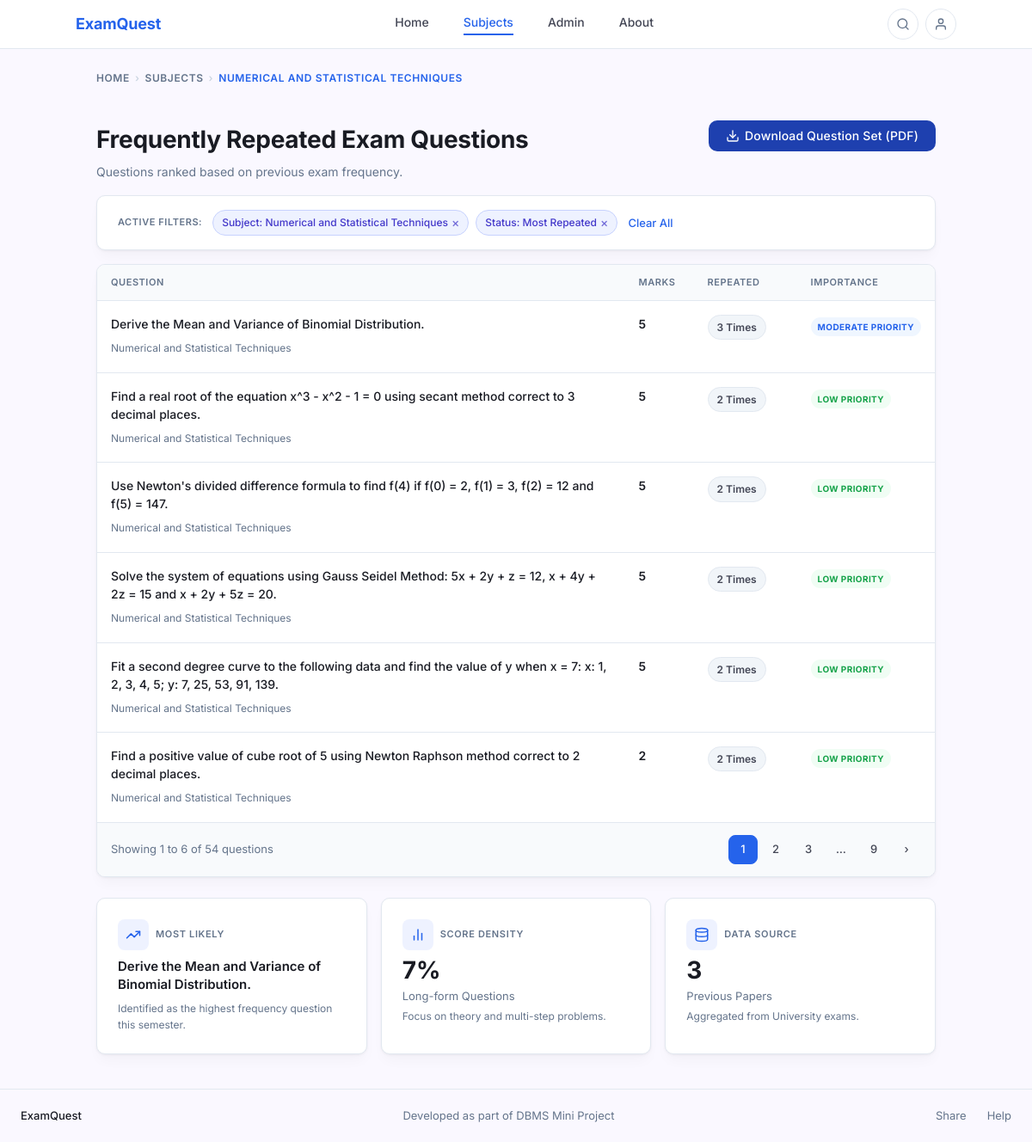
Screenshot of /questions.php?subject_id=12 with the database file from the repository.
### tables this page shows
CREATE TABLE subject (
    subject_id   INT AUTO_INCREMENT PRIMARY KEY,
    subject_name VARCHAR(200) NOT NULL,
    semester     VARCHAR(10)  NOT NULL,
    subject_type VARCHAR(50)  NOT NULL DEFAULT 'Core Subject',
    syllabus_id  INT NOT NULL,
    branch_id    INT NOT NULL,
    UNIQUE KEY uq_subject (subject_name(150), semester, syllabus_id, branch_id),
    FOREIGN KEY (syllabus_id) REFERENCES syllabus(syllabus_id) ON DELETE CASCADE,
    FOREIGN KEY (branch_id)   REFERENCES branch(branch_id)     ON DELETE CASCADE
);

CREATE TABLE questions (
    question_id   INT AUTO_INCREMENT PRIMARY KEY,
    subject_id    INT         NOT NULL,
    question_text MEDIUMTEXT  NOT NULL,
    marks         INT         NOT NULL DEFAULT 0,
    frequency     INT         NOT NULL DEFAULT 1,
    UNIQUE KEY uq_question (subject_id, question_text(500)),
    FOREIGN KEY (subject_id) REFERENCES subject(subject_id) ON DELETE CASCADE
);

### questions.php (the view, shortened to what this page needs)
<?php
require_once 'db.php';
$subject_id  = intval($_GET['subject_id']  ?? 0);
$syllabus_id = intval($_GET['syllabus_id'] ?? 0);
$branch_id   = intval($_GET['branch_id']   ?? 0);
$semester    = trim($_GET['semester']       ?? '');
$page        = max(1, intval($_GET['page'] ?? 1));
$stmt = $conn->prepare('
    SELECT s.subject_name, s.semester, s.subject_type,
           sy.regulation_year, b.branch_name,
           s.syllabus_id, s.branch_id
    FROM subject s
    JOIN syllabus sy ON sy.syllabus_id = s.syllabus_id
    JOIN branch   b  ON b.branch_id   = s.branch_id
    WHERE s.subject_id = ?
');
$stmt->bind_param('i', $subject_id);
$stmt->execute();
$subject_info = $stmt->get_result()->fetch_assoc();
if ($syllabus_id <= 0) $syllabus_id = intval($subject_info['syllabus_id']);
if ($branch_id   <= 0) $branch_id   = intval($subject_info['branch_id']);
if ($semester === '')  $semester    = $subject_info['semester'];
$stmt = $conn->prepare('SELECT COUNT(*) AS total FROM questions WHERE subject_id = ?');
$stmt->bind_param('i', $subject_id);
$stmt->execute();
$total_questions = intval($stmt->get_result()->fetch_assoc()['total']);
$total_pages = $total_questions > 0 ? (int)ceil($total_questions / PER_PAGE) : 1;
$page = min($page, $total_pages);
$offset = ($page - 1) * PER_PAGE;
$stmt = $conn->prepare('
    SELECT question_id, question_text, marks, frequency
    FROM questions
    WHERE subject_id = ?
    ORDER BY frequency DESC, marks DESC
    LIMIT ? OFFSET ?
');
$stmt->bind_param('iii', $subject_id, PER_PAGE, $offset);
$stmt->execute();
$questions_result = $stmt->get_result();
$questions = [];
while ($row = $questions_result->fetch_assoc()) {
    $questions[] = $row;
}
function getImportance(int $freq): array {
    if ($freq >= 3) return ['label' => 'MODERATE PRIORITY', 'class' => 'badge--blue'];
    return              ['label' => 'LOW PRIORITY',         'class' => 'badge--green'];
}
function getRepeatedLabel(int $freq): string {
    return $freq === 1 ? '1 Time' : $freq . ' Times';
}
$stmt = $conn->prepare('SELECT COUNT(*) AS cnt FROM questions WHERE subject_id = ? AND marks >= 10');
$stmt->bind_param('i', $subject_id);
$stmt->execute();
$long_form_count = intval($stmt->get_result()->fetch_assoc()['cnt']);
$long_form_pct = $total_questions > 0 ? round(($long_form_count / $total_questions) * 100) : 0;
$stmt = $conn->prepare('SELECT MAX(frequency) AS max_freq FROM questions WHERE subject_id = ?');
$stmt->bind_param('i', $subject_id);
$stmt->execute();
$max_freq = intval($stmt->get_result()->fetch_assoc()['max_freq']);
$stmt = $conn->prepare('SELECT question_text FROM questions WHERE subject_id = ? ORDER BY frequency DESC LIMIT 1');
$stmt->bind_param('i', $subject_id);
$stmt->execute();
$top_row = $stmt->get_result()->fetch_assoc();
$top_topic = $top_row ? (strlen($top_row['question_text']) > 60 ? substr($top_row['question_text'], 0, 60) . '…' : $top_row['question_text']) : 'N/A';
function pageUrl(int $p): string {
    $params = $_GET;
    $params['page'] = $p;
    return '?' . http_build_query($params);
}
?>
<!DOCTYPE html>
<html lang="en">
<head>
    <link rel="stylesheet" href="style.css">
</head>
<body>
<nav class="nav">
    <div class="nav__inner">
        <a href="index.php" class="nav__brand">ExamQuest</a>
        <div class="nav__links">
            <a href="index.php">Home</a>
            <a href="subject.php?syllabus_id=<?= $syllabus_id ?>&branch_id=<?= $branch_id ?>&semester=<?= urlencode($semester) ?>" class="active">Subjects</a>
            <a href="admin.php">Admin</a>
            <a href="about.php">About</a>
        </div>
        <div class="nav__actions">
            <button class="nav__icon-btn" title="Search" aria-label="Search">
                <svg xmlns="http://www.w3.org/2000/svg" width="16" height="16" viewBox="0 0 24 24" fill="none" stroke="currentColor" stroke-width="2" stroke-linecap="round" stroke-linejoin="round"><circle cx="11" cy="11" r="8"/><line x1="21" y1="21" x2="16.65" y2="16.65"/></svg>
            </button>
            <button class="nav__icon-btn" title="Account" aria-label="Account">
                <svg xmlns="http://www.w3.org/2000/svg" width="16" height="16" viewBox="0 0 24 24" fill="none" stroke="currentColor" stroke-width="2" stroke-linecap="round" stroke-linejoin="round"><path d="M20 21v-2a4 4 0 0 0-4-4H8a4 4 0 0 0-4 4v2"/><circle cx="12" cy="7" r="4"/></svg>
            </button>
        </div>
    </div>
</nav>
<main>
    <div class="container questions-layout">
        <nav class="breadcrumb" aria-label="Breadcrumb">
            <a href="index.php">Home</a>
            <span class="breadcrumb__sep">›</span>
            <a href="subject.php?syllabus_id=<?= $syllabus_id ?>&branch_id=<?= $branch_id ?>&semester=<?= urlencode($semester) ?>">Subjects</a>
            <span class="breadcrumb__sep">›</span>
            <span class="breadcrumb__current"><?= htmlspecialchars(strtoupper($subject_info['subject_name']), ENT_QUOTES, 'UTF-8') ?></span>
        </nav>
        <div class="page-header">
            <div>
                <h1>Frequently Repeated Exam Questions</h1>
                <p>Questions ranked based on previous exam frequency.</p>
            </div>
            <a href="generate_pdf.php?subject_id=<?= $subject_id ?>" class="btn btn--pdf">
                <svg xmlns="http://www.w3.org/2000/svg" width="16" height="16" viewBox="0 0 24 24" fill="none" stroke="currentColor" stroke-width="2" stroke-linecap="round" stroke-linejoin="round"><path d="M21 15v4a2 2 0 0 1-2 2H5a2 2 0 0 1-2-2v-4"/><polyline points="7 10 12 15 17 10"/><line x1="12" y1="15" x2="12" y2="3"/></svg>
                Download Question Set (PDF)
            </a>
        </div>
        <div class="card active-filters">
            <span class="active-filters__label">Active Filters:</span>
            <span class="chip">Subject: <?= htmlspecialchars($subject_info['subject_name'], ENT_QUOTES, 'UTF-8') ?> <a href="subject.php?syllabus_id=<?= $syllabus_id ?>&branch_id=<?= $branch_id ?>&semester=<?= urlencode($semester) ?>">×</a></span>
            <span class="chip">Status: Most Repeated <a href="<?= pageUrl(1) ?>">×</a></span>
            <a href="subject.php?syllabus_id=<?= $syllabus_id ?>&branch_id=<?= $branch_id ?>&semester=<?= urlencode($semester) ?>" class="link--clear">Clear All</a>
        </div>
        <?php if (empty($questions)): ?>
        <div class="card" style="text-align:center;padding:48px;color:var(--color-secondary-text);">
            <p>No questions available for this subject yet.</p>
            <a href="admin.php" class="btn btn--primary" style="margin-top:16px;">Add Questions</a>
        </div>
        <?php else: ?>
        <div class="card question-table">
            <table>
                <thead>
                    <tr>
                        <th>Question</th>
                        <th style="width:80px;">Marks</th>
                        <th style="width:120px;">Repeated</th>
                        <th style="width:150px;">Importance</th>
                    </tr>
                </thead>
                <tbody>
                    <?php foreach ($questions as $i => $q):
                          $imp = getImportance(intval($q['frequency']));
                    ?>
                    <tr>
                        <td>
                            <p class="question-text"><?= htmlspecialchars($q['question_text'], ENT_QUOTES, 'UTF-8') ?></p>
                            <span class="question-meta">
                                <?= htmlspecialchars($subject_info['subject_name'], ENT_QUOTES, 'UTF-8') ?>
                            </span>
                        </td>
                        <td class="marks-cell"><?= intval($q['marks']) ?></td>
                        <td class="freq-cell">
                            <span class="freq-badge"><?= getRepeatedLabel(intval($q['frequency'])) ?></span>
                        </td>
                        <td class="importance-cell">
                            <span class="badge <?= $imp['class'] ?>"><?= $imp['label'] ?></span>
                        </td>
                    </tr>
                    <?php endforeach; ?>
                </tbody>
            </table>
            <div class="pagination">
                <span class="pagination__info">
                    Showing <?= $offset + 1 ?> to <?= min($offset + PER_PAGE, $total_questions) ?> of <?= $total_questions ?> questions
                </span>
                <div class="pagination__pages">
                    <?php
                    $window = 2;
                    $shown = [];
                    for ($p = 1; $p <= $total_pages; $p++) {
                        if ($p === 1 || $p === $total_pages || abs($p - $page) <= $window) {
                            $shown[] = $p;
                        }
                    }
                    $prev = null;
                    foreach ($shown as $p):
                        if ($prev !== null && $p - $prev > 1): ?>
                        <span class="page-btn page-btn--ellipsis">…</span>
                    <?php endif; ?>
                    <a href="<?= pageUrl($p) ?>"
                       class="page-btn <?= $p === $page ? 'page-btn--active' : '' ?>"
                       aria-label="Page <?= $p ?>"
                       <?= $p === $page ? 'aria-current="page"' : '' ?>>
                        <?= $p ?>
                    </a>
                    <?php $prev = $p;
                    endforeach; ?>
                    <?php if ($page < $total_pages): ?>
                    <a href="<?= pageUrl($page + 1) ?>" class="page-btn" aria-label="Next page">›</a>
                    <?php endif; ?>
                </div>
            </div>
        </div>
        <?php endif; ?>
        <div class="stats-row">
            <div class="card stat-card">
                <div class="stat-card__header">
                    <div class="stat-card__icon">
                        <svg xmlns="http://www.w3.org/2000/svg" viewBox="0 0 24 24" fill="none" stroke="currentColor" stroke-width="2" stroke-linecap="round" stroke-linejoin="round"><polyline points="22 7 13.5 15.5 8.5 10.5 2 17"/><polyline points="16 7 22 7 22 13"/></svg>
                    </div>
                    <span class="stat-card__eyebrow">Most Likely</span>
                </div>
                <div style="font-size:15px;font-weight:600;color:var(--color-on-surface);line-height:1.4;margin-bottom:4px;">
                    <?= htmlspecialchars(strlen($top_topic) > 80 ? substr($top_topic, 0, 80) . '…' : $top_topic, ENT_QUOTES, 'UTF-8') ?>
                </div>
                <div class="stat-card__note">Identified as the highest frequency question this semester.</div>
            </div>
            <div class="card stat-card">
                <div class="stat-card__header">
                    <div class="stat-card__icon">
                        <svg xmlns="http://www.w3.org/2000/svg" viewBox="0 0 24 24" fill="none" stroke="currentColor" stroke-width="2" stroke-linecap="round" stroke-linejoin="round"><line x1="18" y1="20" x2="18" y2="10"/><line x1="12" y1="20" x2="12" y2="4"/><line x1="6" y1="20" x2="6" y2="14"/></svg>
                    </div>
                    <span class="stat-card__eyebrow">Score Density</span>
                </div>
                <div class="stat-card__value"><?= $long_form_pct ?>%</div>
                <div class="stat-card__label">Long-form Questions</div>
                <div class="stat-card__note">Focus on theory and multi-step problems.</div>
            </div>
            <div class="card stat-card">
                <div class="stat-card__header">
                    <div class="stat-card__icon">
                        <svg xmlns="http://www.w3.org/2000/svg" viewBox="0 0 24 24" fill="none" stroke="currentColor" stroke-width="2" stroke-linecap="round" stroke-linejoin="round"><ellipse cx="12" cy="5" rx="9" ry="3"/><path d="M21 12c0 1.66-4 3-9 3s-9-1.34-9-3"/><path d="M3 5v14c0 1.66 4 3 9 3s9-1.34 9-3V5"/></svg>
                    </div>
                    <span class="stat-card__eyebrow">Data Source</span>
                </div>
                <div class="stat-card__value"><?= $max_freq ?></div>
                <div class="stat-card__label">Previous Papers</div>
                <div class="stat-card__note">Aggregated from University exams.</div>
            </div>
        </div>
    </div>
</main>
<footer class="footer">
    <div class="footer__brand">ExamQuest</div>
    <div class="footer__tagline">Developed as part of DBMS Mini Project</div>
    <div class="footer__links">
        <a href="#">Share</a>
        <a href="#">Help</a>
    </div>
</footer>
</body>
</html>

### rows the page displays
subject: subject_name "NUMERICAL AND STATISTICAL TECHNIQUES", subject_name "Numerical and Statistical Techniques"
questions: question_text "Derive the Mean and Variance of Binomial Distribution.", subject.subject_name "Numerical and Statistical Techniques", marks "5", frequency "3 Times", frequency "MODERATE PRIORITY"
questions: question_text "Find a real root of the equation x^3 - x^2 - 1 = 0 using secant method correct to 3 decimal places.", subject.subject_name "Numerical and Statistical Techniques", marks "5", frequency "2 Times", frequency "LOW PRIORITY"
questions: question_text "Use Newton's divided difference formula to find f(4) if f(0) = 2, f(1) = 3, f(2) = 12 and f(5) = 147.", subject.subject_name "Numerical and Statistical Techniques", marks "5", frequency "2 Times", frequency "LOW PRIORITY"
questions: question_text "Solve the system of equations using Gauss Seidel Method: 5x + 2y + z = 12, x + 4y + 2z = 15 and x + 2y + 5z = 20.", subject.subject_name "Numerical and Statistical Techniques", marks "5", frequency "2 Times", frequency "LOW PRIORITY"
questions: question_text "Fit a second degree curve to the following data and find the value of y when x = 7: x: 1, 2, 3, 4, 5; y: 7, 25, 53, 91, 139.", subject.subject_name "Numerical and Statistical Techniques", marks "5", frequency "2 Times", frequency "LOW PRIORITY"
questions: question_text "Find a positive value of cube root of 5 using Newton Raphson method correct to 2 decimal places.", subject.subject_name "Numerical and Statistical Techniques", marks "2", frequency "2 Times", frequency "LOW PRIORITY"

### other values shown
$offset + 1 "1"
min($offset + PER_PAGE, $total_questions) "6"
$total_questions "54"
$p "1"
$p "2"
$p "3"
$p "9"
$long_form_pct "7"
$max_freq "3"
